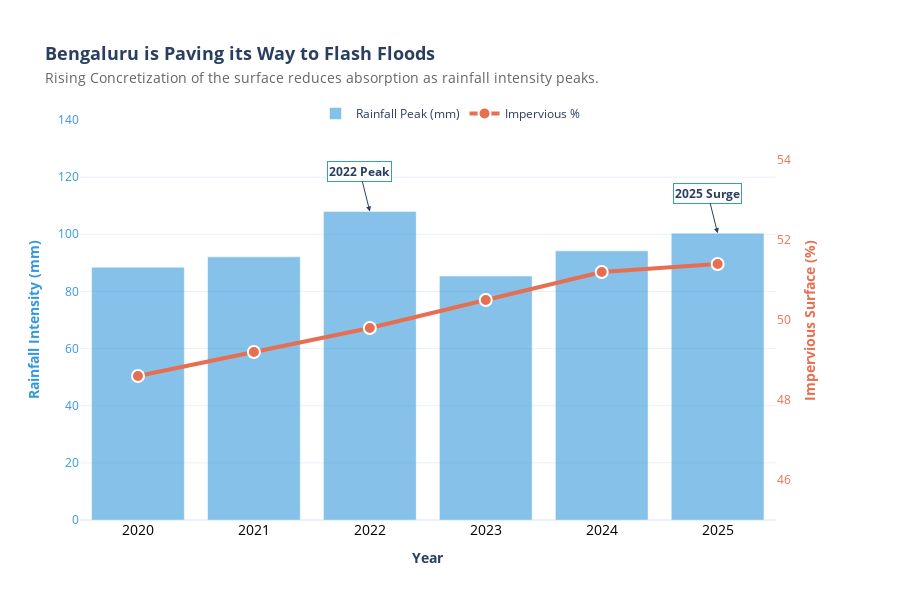

This figure's notebook cell:
### Code cell
import pandas as pd
import plotly.graph_objects as go
from plotly.subplots import make_subplots

# 1. Data Definitions
years = [2020, 2021, 2022, 2023, 2024, 2025]
rainfall_peaks = [88.5, 92.1, 108.0, 85.4, 94.2, 100.4]
impervious_ratio = [48.6, 49.2, 49.8, 50.5, 51.2, 51.4]

# 2. CORRECT DataFrame Construction (Columns, not Rows)
df = pd.DataFrame({
    'Year': years,
    'Rainfall': rainfall_peaks,
    'Impervious': impervious_ratio
})

# 3. Create Figure with secondary Y-axis
fig = make_subplots(specs=[[{"secondary_y": True}]])

# 4. Add Rainfall Bars (Linked to Primary Y-Axis)
fig.add_trace(
    go.Bar(
        x=df['Year'],
        y=df['Rainfall'],
        name='Rainfall Peak (mm)',
        marker_color='#3498db',
        opacity=0.6,
        hovertemplate='<b>Year: %{x}</b><br>Rainfall: %{y}mm<extra></extra>'
    ),
    secondary_y=False,
)

# 5. Add Impervious Line (Linked to Secondary Y-Axis)
fig.add_trace(
    go.Scatter(
        x=df['Year'],
        y=df['Impervious'],
        name='Impervious %',
        mode='lines+markers',
        marker=dict(color='#E76F51', size=12, line=dict(color='white', width=2)),
        line=dict(color='#E76F51', width=4),
        hovertemplate='<b>Year: %{x}</b><br>Concrete: %{y}%<extra></extra>'
    ),
    secondary_y=True,
)

# 6. Professional Layout Fixes
fig.update_layout(
    title=dict(
        text="<b>Bengaluru is Paving its Way to Flash Floods</b><br><span style='font-size:14px; color:#666;'>Rising Concretization of the surface reduces absorption as rainfall intensity peaks.</span>",
        font=dict(size=18),
        x=0.05
    ),
    template="plotly_white",
    height=600,
    xaxis=dict(
        title=dict(text="<b>Year</b>"),
        tickfont=dict(size=14, color="black")
    ),
    yaxis=dict(
        title=dict(text="<b>Rainfall Intensity (mm)</b>", font=dict(color="#3498db")),
        range=[0, 140],
        tickfont=dict(color="#3498db")
    ),
    yaxis2=dict(
        title=dict(text="<b>Impervious Surface (%)</b>", font=dict(color="#E76F51")),
        range=[45, 55], # Focuses on the trend
        tickfont=dict(color="#E76F51"),
        showgrid=False
    ),
    legend=dict(orientation="h", yanchor="bottom", y=0.98, xanchor="center", x=0.5),
    margin=dict(l=80, r=80, t=120, b=80)
)

# 7. Annotations
fig.add_annotation(x='2022', y=108, text="<b>2022 Peak</b>", showarrow=True, arrowhead=2, ay=-40, bgcolor="white", bordercolor="#3498db")
fig.add_annotation(x='2025', y=100.4, text="<b>2025 Surge</b>", showarrow=True, arrowhead=2, ay=-40, bgcolor="white", bordercolor="#3498db")

fig.show()

### Figure 1 — Plotly figure (JSON) as saved in the notebook; plotly's stock layout.template omitted (floating-point values rounded to 4 significant figures)
{"data": [{"hovertemplate": "<b>Year: %{x}</b><br>Rainfall: %{y}mm<extra></extra>", "marker": {"color": "#3498db"}, "name": "Rainfall Peak (mm)", "opacity": 0.6, "type": "bar", "x": [2020, 2021, 2022, 2023, 2024, 2025], "xaxis": "x", "y": [88.5, 92.1, 108.0, 85.4, 94.2, 100.4], "yaxis": "y"}, {"hovertemplate": "<b>Year: %{x}</b><br>Concrete: %{y}%<extra></extra>", "line": {"color": "#E76F51", "width": 4}, "marker": {"color": "#E76F51", "line": {"color": "white", "width": 2}, "size": 12}, "mode": "lines+markers", "name": "Impervious %", "type": "scatter", "x": [2020, 2021, 2022, 2023, 2024, 2025], "xaxis": "x", "y": [48.6, 49.2, 49.8, 50.5, 51.2, 51.4], "yaxis": "y2"}], "layout": {"annotations": [{"arrowhead": 2, "ay": -40, "bgcolor": "white", "bordercolor": "#3498db", "showarrow": true, "text": "<b>2022 Peak</b>", "x": "2022", "y": 108}, {"arrowhead": 2, "ay": -40, "bgcolor": "white", "bordercolor": "#3498db", "showarrow": true, "text": "<b>2025 Surge</b>", "x": "2025", "y": 100.4}], "height": 600, "legend": {"orientation": "h", "x": 0.5, "xanchor": "center", "y": 0.98, "yanchor": "bottom"}, "margin": {"b": 80, "l": 80, "r": 80, "t": 120}, "title": {"font": {"size": 18}, "text": "<b>Bengaluru is Paving its Way to Flash Floods</b><br><span style='font-size:14px; color:#666;'>Rising Concretization of the surface reduces absorption as rainfall intensity peaks.</span>", "x": 0.05}, "xaxis": {"anchor": "y", "domain": [0, 0.94], "tickfont": {"color": "black", "size": 14}, "title": {"text": "<b>Year</b>"}}, "yaxis": {"anchor": "x", "domain": [0, 1], "range": [0, 140], "tickfont": {"color": "#3498db"}, "title": {"font": {"color": "#3498db"}, "text": "<b>Rainfall Intensity (mm)</b>"}}, "yaxis2": {"anchor": "x", "overlaying": "y", "range": [45, 55], "showgrid": false, "side": "right", "tickfont": {"color": "#E76F51"}, "title": {"font": {"color": "#E76F51"}, "text": "<b>Impervious Surface (%)</b>"}}}}
